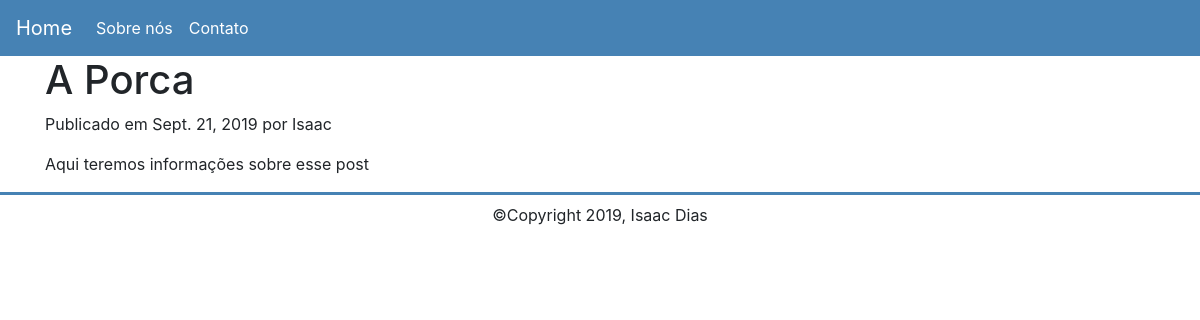
Page /a-porca on the committed database.
### blog/models.py (models this page shows, shortened)
class Post(models.Model):
    STATUS = (
        ('active', 'Ativo'),
        ('draft', 'Rascunho')
    )
    title = models.CharField(max_length=200)
    body = models.TextField()
    image = models.FileField(upload_to = '', null=True, blank= True)
    author = models.ForeignKey(User, on_delete=models.CASCADE)
    slug= models.SlugField()
    created_at = models.DateField(auto_now_add=True)
    updated_at = models.DateField(auto_now=True)
    status = models.CharField(max_length=15, choices=STATUS)

### blog/views.py (the view)
# urls.py: path('<slug:slug>', views.post_detail, name='post_detail'),
def post_detail(request, slug):
    post = get_object_or_404(Post, slug=slug)
    return render(request, 'blog/post_detail.html', {'post': post})

### blog/templates/blog/post_detail.html (shortened to what this page needs)
{% extends 'blog/base.html' %}
{% block content %}
<div class="container">
    <h1>{{post.title}}</h1>
    <p>Publicado em {{post.created_at}} por {{post.author}}</p>
    <p>{{post.body |linebreaks}}</p>
</div>
{% endblock %}

### rows in the picture
Post: title "A Porca", created_at "Sept. 21, 2019", author "Isaac", body "Aqui teremos informações sobre esse post"
